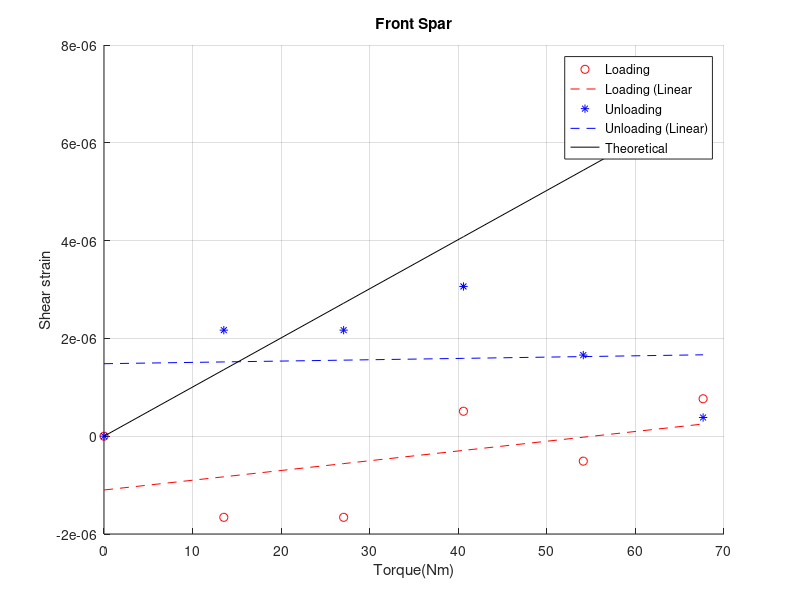
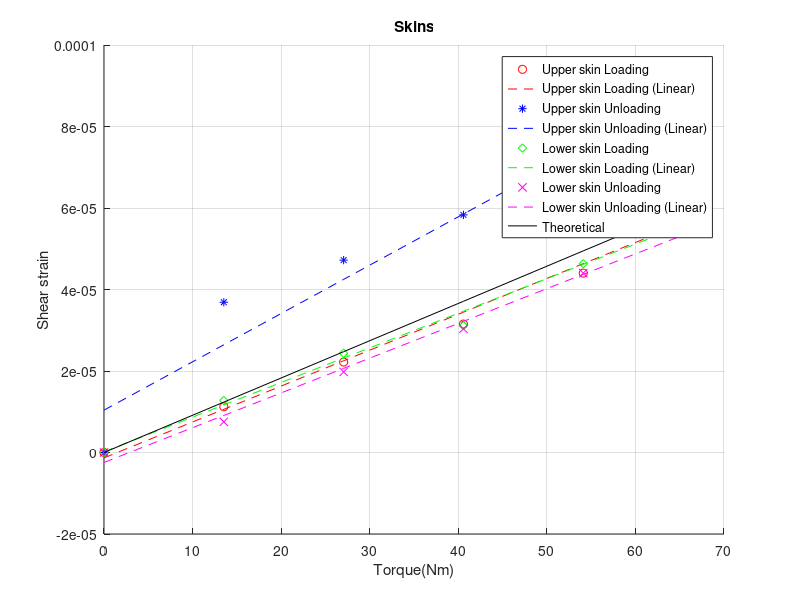

MATLAB code for these plots, in order:
clear
clc

%Gauge parameters
V_in=15;
S=2.09;
G=1000;

%% Load experimental data
load('Maha_Data.mat')

zeros_A_loading=voltage_loading_A(1,:);
zeros_A_unloading=voltage_unloading_A(1,:);

dimensions_loading_A=size(voltage_loading_A);
rows_loading_A=dimensions_loading_A(1,1);
columns_loading_A=dimensions_loading_A(1,2);

dimensions_unloading_A=size(voltage_unloading_A);
rows_unloading_A=dimensions_unloading_A(1,1);
columns_unloading_A=dimensions_unloading_A(1,2);



zeros_B_loading=voltage_loading_B(1,:);
zeros_B_unloading=voltage_unloading_B(1,:);

dimensions_loading_B=size(voltage_loading_B);
rows_loading_B=dimensions_loading_B(1,1);
columns_loading_B=dimensions_loading_B(1,2);

dimensions_unloading_B=size(voltage_unloading_A);
rows_unloading_B=dimensions_unloading_B(1,1);
columns_unloading_B=dimensions_unloading_B(1,2);

%% Clean data by substracting zero values
%Clean loading
for i=1:rows_loading_A 
    for j=1:columns_unloading_A
        V_out_loading_A(i,j)=voltage_loading_A(i,j)-zeros_A_loading(j);
    end   
end

%Clean unloading
for i=1:rows_unloading_A 
    for j=1:columns_unloading_A
        V_out_unloading_A(i,j)=voltage_unloading_A(i,j)-zeros_A_unloading(j);
    end   
end

for i=1:rows_loading_B 
    for j=1:columns_unloading_B
        V_out_loading_B(i,j)=voltage_loading_B(i,j)-zeros_B_loading(j);
    end   
end

%Clean unloading
for i=1:rows_unloading_B 
    for j=1:columns_unloading_B
        V_out_unloading_B(i,j)=voltage_unloading_B(i,j)-zeros_B_unloading(j);
    end   
end

%% LOADING CASE A: Load on rear spar

direct_strains_loading_A=(4*V_out_loading_A)/(V_in*S*G);
direct_strains_unloading_A=(4*V_out_unloading_A)/(V_in*S*G);

%Looking at the expressions for the rosette strains, subsituting the angles
%for +45deg and -45deg we get that:
% Rosette 1: gamma_xy=epsilon_C-epsilon_E Front Spar 
% Rosette 2: gamma_xy=epsilon_F-epsilon_H Upper Skin
% Rosette 3: gamma_xy=epsilon_I-epsilon_K Lower Skin

for i=1:rows_loading_A
        gammas_loading_ros1_A(i)=direct_strains_loading_A(i,1)-direct_strains_loading_A(i,3);
        gammas_loading_ros2_A(i)=direct_strains_loading_A(i,4)-direct_strains_loading_A(i,6);
        gammas_loading_ros3_A(i)=(direct_strains_loading_A(i,7)-direct_strains_loading_A(i,9))*-1;
        
        gammas_unloading_ros1_A(i)=direct_strains_unloading_A(i,1)-direct_strains_unloading_A(i,3);
        gammas_unloading_ros2_A(i)=direct_strains_unloading_A(i,4)-direct_strains_unloading_A(i,6);
        gammas_unloading_ros3_A(i)=(direct_strains_unloading_A(i,7)-direct_strains_unloading_A(i,9))*-1;

end

%Interpolation
loads=[0;13.5280000000000; 27.0560000000000; 40.5840000000000; 54.1120000000000; 67.6400000000000];
torque_loading_A=loads_loading_A'*0.30406*4.44822;
torque_unloading_A=loads_unloading_A'*0.30406*4.44822;

%Rosette 1 loading 
p=polyfit((loads/0.304),gammas_loading_ros1_A',1);
gammas_loading_ros1_A_plot=polyval(p,loads/0.304);
% gammas_loading_ros1_A_plot=polyval(p,loads/0.304)-p(2);
% gammas_loading_ros1_A=gammas_loading_ros1_A-p(2);
% gammas_loading_ros1_A(1)=0;

%Rosette 1 unloading

p=polyfit((loads/0.304),gammas_unloading_ros1_A',1);
gammas_unloading_ros1_A_plot=polyval(p,loads/0.304);
% gammas_unloading_ros1_A_plot=polyval(p,loads/0.304)-p(2);
% gammas_unloading_ros1_A=gammas_unloading_ros1_A-p(2);
% gammas_unloading_ros1_A(1)=0;

%Rosette 2 loading 
p=polyfit((loads/0.304),gammas_loading_ros2_A',1);
gammas_loading_ros2_A_plot=polyval(p,loads/0.304);
% gammas_loading_ros2_A_plot=polyval(p,loads/0.304)-p(2);
% gammas_loading_ros2_A=gammas_loading_ros2_A-p(2);
% gammas_loading_ros2_A(1)=0;

%Rosette 2 unloading

p=polyfit((loads/0.304),gammas_unloading_ros2_A',1);
gammas_unloading_ros2_A_plot=polyval(p,loads/0.304);
% gammas_unloading_ros2_A_plot=polyval(p,loads/0.304)-p(2);
% gammas_unloading_ros2_A=gammas_unloading_ros2_A-p(2);
% gammas_unloading_ros2_A(1)=0;


%Rosette 3 loading 
p=polyfit((loads/0.304),gammas_loading_ros3_A',1);
gammas_loading_ros3_A_plot=polyval(p,loads/0.304);
% gammas_loading_ros3_A_plot=polyval(p,loads/0.304)-p(2);
% gammas_loading_ros3_A=gammas_loading_ros3_A-p(2);
% gammas_loading_ros3_A(1)=0;

%Rosette 3 unloading

p=polyfit((loads/0.304),gammas_unloading_ros3_A',1);
gammas_unloading_ros3_A_plot=polyval(p,loads/0.304);
% gammas_unloading_ros3_A_plot=polyval(p,loads/0.304)-p(2);
% gammas_unloading_ros3_A=gammas_unloading_ros3_A-p(2);
% gammas_unloading_ros3_A(1)=0;




%% LOADING CASE B: Load on front spar
direct_strains_loading_B=(4*V_out_loading_B)/(V_in*S*G);
direct_strains_unloading_B=(4*V_out_unloading_B)/(V_in*S*G);
for i=1:rows_loading_B
        gammas_loading_ros1_B(i)=direct_strains_loading_B(i,1)-direct_strains_loading_B(i,3);
        gammas_loading_ros2_B(i)=direct_strains_loading_B(i,4)-direct_strains_loading_B(i,6);
        gammas_loading_ros3_B(i)=(direct_strains_loading_B(i,7)-direct_strains_loading_B(i,9))*-1;
        
        gammas_unloading_ros1_B(i)=direct_strains_unloading_B(i,1)-direct_strains_unloading_B(i,3);
        gammas_unloading_ros2_B(i)=direct_strains_unloading_B(i,4)-direct_strains_unloading_B(i,6);
        gammas_unloading_ros3_B(i)=(direct_strains_unloading_B(i,7)-direct_strains_unloading_B(i,9))*-1;
end

%Rosette 1 loading 
p=polyfit((loads/0.304),gammas_loading_ros1_B',1);
gammas_loading_ros1_B_plot=polyval(p,loads/0.304);
% gammas_loading_ros1_B_plot=polyval(p,loads/0.304)-p(2);
% gammas_loading_ros1_B=gammas_loading_ros1_B-p(2);
% gammas_loading_ros1_B(1)=0;

%Rosette 1 unloading

p=polyfit((loads/0.304),gammas_unloading_ros1_B',1);
gammas_unloading_ros1_B_plot=polyval(p,loads/0.304);
% gammas_unloading_ros1_B_plot=polyval(p,loads/0.304)-p(2);
% gammas_unloading_ros1_B=gammas_unloading_ros1_B-p(2);
% gammas_unloading_ros1_B(1)=0;

%Rosette 2 loading 
p=polyfit((loads/0.304),gammas_loading_ros2_B',1);
gammas_loading_ros2_B_plot=polyval(p,loads/0.304);
% gammas_loading_ros2_B_plot=polyval(p,loads/0.304)-p(2);
% gammas_loading_ros2_B=gammas_loading_ros2_B-p(2);
% gammas_loading_ros2_B(1)=0;

%Rosette 2 unloading

p=polyfit((loads/0.304),gammas_unloading_ros2_B',1);
gammas_unloading_ros2_B_plot=polyval(p,loads/0.304);
% gammas_unloading_ros2_B_plot=polyval(p,loads/0.304)-p(2);
% gammas_unloading_ros2_B=gammas_unloading_ros2_B-p(2);
% gammas_unloading_ros2_B(1)=0;


%Rosette 3 loading 
p=polyfit((loads/0.304),gammas_loading_ros3_B',1);
gammas_loading_ros3_B_plot=polyval(p,loads/0.304);
% gammas_loading_ros3_B_plot=polyval(p,loads/0.304)-p(2);
% gammas_loading_ros3_B=gammas_loading_ros3_B-p(2);
% gammas_loading_ros3_B(1)=0;

%Rosette 3 unloading

p=polyfit((loads/0.304),gammas_unloading_ros3_B',1);
gammas_unloading_ros3_B_plot=polyval(p,loads/0.304);
% gammas_unloading_ros3_B_plot=polyval(p,loads/0.304)-p(2);
% gammas_unloading_ros3_B=gammas_unloading_ros3_B-p(2);
% gammas_unloading_ros3_B(1)=0;
%% PURE TORSION: REAR-FRONT LOAD CASES

gammas_loading_ros1=gammas_loading_ros1_A-gammas_loading_ros1_B;
gammas_loading_ros1_plot=gammas_loading_ros1_A_plot-gammas_loading_ros1_B_plot;


gammas_loading_ros2=(gammas_loading_ros2_A-gammas_loading_ros2_B)*-1;
gammas_loading_ros2_plot=(gammas_loading_ros2_A_plot-gammas_loading_ros2_B_plot)*-1;


gammas_loading_ros3=gammas_loading_ros3_A-gammas_loading_ros3_B;
gammas_loading_ros3_plot=gammas_loading_ros3_A_plot-gammas_loading_ros3_B_plot;


gammas_unloading_ros1=gammas_unloading_ros1_A-gammas_unloading_ros1_B;
gammas_unloading_ros1_plot=gammas_unloading_ros1_A_plot-gammas_unloading_ros1_B_plot;

gammas_unloading_ros2=(gammas_unloading_ros2_A-gammas_unloading_ros2_B)*-1;
gammas_unloading_ros2_plot=(gammas_unloading_ros2_A_plot-gammas_unloading_ros2_B_plot)*-1;

gammas_unloading_ros3=gammas_unloading_ros3_A-gammas_unloading_ros3_B;
gammas_unloading_ros3_plot=gammas_unloading_ros3_A_plot-gammas_unloading_ros3_B_plot;

%% THEORETICAL CALCULATIONS
% Structure Data
G=28000; %Shear Modulus MPa
t_front_spar=1.7; %thickness front spar, mm
t_skin=0.64; %thickness skin, mm
L=0.30406; %Lever Arm
P=[0 10 20 30 40 50]; %Applied Load
lbs_to_N=4.44822;
P=P*lbs_to_N;
torque=P*L;
torque_unloading=torque;
% p=loads;

%Theoretical Shear flow calculations
q01_ratio=0.003527007418494; %From code Theoretical.mat
q02_ratio=0.004982098504070;

q_01=q01_ratio*P;
q_02=q02_ratio*P;

%Theoretical Shear strain calculations
gamma_theoretical_front_spar=(q_02-q_01)/(G*t_front_spar);
gamma_theoretical_skin=q_02./(G*t_skin);

%% PLOTS

figure(1)
hold on
plot(loads, gammas_loading_ros1,'ro')
plot(loads,gammas_loading_ros1_plot,'r--')
plot(loads,gammas_unloading_ros1,'b*')
plot(loads,gammas_unloading_ros1_plot,'b--')
plot(loads,gamma_theoretical_front_spar,'k')
legend('Loading','Loading (Linear','Unloading','Unloading (Linear)','Theoretical')
xlabel('Torque(Nm)')
ylabel('Shear strain')
title('Front Spar')
grid on
hold off

figure(2)
hold on
plot(loads, gammas_loading_ros2,'ro')
plot(loads,gammas_loading_ros2_plot,'r--')
plot(loads,gammas_unloading_ros2,'b*')
plot(loads,gammas_unloading_ros2_plot,'b--')
plot(loads,gammas_loading_ros3,'gd')
plot(loads,gammas_loading_ros3_plot,'g--')
plot(loads,gammas_unloading_ros3,'mx')
plot(loads,gammas_unloading_ros3_plot,'m--')
plot(torque,gamma_theoretical_skin,'k-')
legend('Upper skin Loading','Upper skin Loading (Linear)','Upper skin Unloading','Upper skin Unloading (Linear)','Lower skin Loading','Lower skin Loading (Linear)','Lower skin Unloading','Lower skin Unloading (Linear)','Theoretical')
xlabel('Torque(Nm)')
ylabel('Shear strain')
grid on
title('Skins')
hold off
